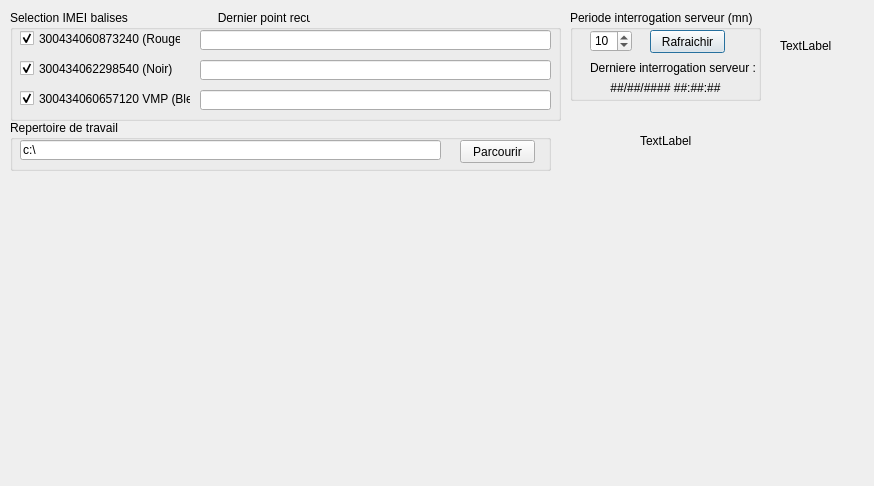
<?xml version="1.0" encoding="UTF-8"?>
<ui version="4.0">
 <class>Dialog</class>
 <widget class="QDialog" name="Dialog">
  <property name="geometry">
   <rect>
    <x>0</x>
    <y>0</y>
    <width>874</width>
    <height>486</height>
   </rect>
  </property>
  <property name="windowTitle">
   <string>Decodage balises IRIDIUM NOVATECH</string>
  </property>
  <widget class="QGroupBox" name="groupBox">
   <property name="geometry">
    <rect>
     <x>10</x>
     <y>10</y>
     <width>551</width>
     <height>111</height>
    </rect>
   </property>
   <property name="title">
    <string>Selection IMEI balises                           Dernier point recu</string>
   </property>
   <widget class="QCheckBox" name="checkBox_300434060873240">
    <property name="geometry">
     <rect>
      <x>10</x>
      <y>20</y>
      <width>161</width>
      <height>17</height>
     </rect>
    </property>
    <property name="text">
     <string>300434060873240 (Rouge)</string>
    </property>
    <property name="checked">
     <bool>true</bool>
    </property>
   </widget>
   <widget class="QCheckBox" name="checkBox_300434062298540">
    <property name="geometry">
     <rect>
      <x>10</x>
      <y>50</y>
      <width>171</width>
      <height>17</height>
     </rect>
    </property>
    <property name="text">
     <string>300434062298540 (Noir)</string>
    </property>
    <property name="checked">
     <bool>true</bool>
    </property>
   </widget>
   <widget class="QCheckBox" name="checkBox_VMP">
    <property name="geometry">
     <rect>
      <x>10</x>
      <y>80</y>
      <width>171</width>
      <height>17</height>
     </rect>
    </property>
    <property name="text">
     <string>300434060657120 VMP (Bleu)</string>
    </property>
    <property name="checked">
     <bool>true</bool>
    </property>
   </widget>
   <widget class="QLineEdit" name="lineEdit_300434060873240">
    <property name="geometry">
     <rect>
      <x>190</x>
      <y>20</y>
      <width>351</width>
      <height>20</height>
     </rect>
    </property>
   </widget>
   <widget class="QLineEdit" name="lineEdit_300434062298540">
    <property name="geometry">
     <rect>
      <x>190</x>
      <y>50</y>
      <width>351</width>
      <height>20</height>
     </rect>
    </property>
   </widget>
   <widget class="QLineEdit" name="lineEdit_VMP">
    <property name="geometry">
     <rect>
      <x>190</x>
      <y>80</y>
      <width>351</width>
      <height>20</height>
     </rect>
    </property>
   </widget>
  </widget>
  <widget class="QwtPlot" name="qwtPlot">
   <property name="geometry">
    <rect>
     <x>10</x>
     <y>180</y>
     <width>851</width>
     <height>291</height>
    </rect>
   </property>
  </widget>
  <widget class="QGroupBox" name="groupBox_2">
   <property name="geometry">
    <rect>
     <x>570</x>
     <y>10</y>
     <width>191</width>
     <height>91</height>
    </rect>
   </property>
   <property name="title">
    <string>Periode interrogation serveur (mn)</string>
   </property>
   <widget class="QSpinBox" name="spinBox">
    <property name="geometry">
     <rect>
      <x>20</x>
      <y>20</y>
      <width>42</width>
      <height>22</height>
     </rect>
    </property>
    <property name="value">
     <number>10</number>
    </property>
   </widget>
   <widget class="QLabel" name="label">
    <property name="geometry">
     <rect>
      <x>20</x>
      <y>50</y>
      <width>181</width>
      <height>16</height>
     </rect>
    </property>
    <property name="text">
     <string>Derniere interrogation serveur :</string>
    </property>
   </widget>
   <widget class="QLabel" name="label_Date_MAJ_Serveur">
    <property name="geometry">
     <rect>
      <x>20</x>
      <y>70</y>
      <width>151</width>
      <height>16</height>
     </rect>
    </property>
    <property name="text">
     <string>##/##/#### ##:##:##</string>
    </property>
    <property name="alignment">
     <set>Qt::AlignCenter</set>
    </property>
   </widget>
   <widget class="QPushButton" name="pushButton_Rafraichir">
    <property name="geometry">
     <rect>
      <x>80</x>
      <y>20</y>
      <width>75</width>
      <height>23</height>
     </rect>
    </property>
    <property name="text">
     <string>Rafraichir</string>
    </property>
   </widget>
  </widget>
  <widget class="QLabel" name="label_logo_ifremer">
   <property name="geometry">
    <rect>
     <x>640</x>
     <y>110</y>
     <width>221</width>
     <height>61</height>
    </rect>
   </property>
   <property name="text">
    <string>TextLabel</string>
   </property>
  </widget>
  <widget class="QLabel" name="label_logo_lops">
   <property name="geometry">
    <rect>
     <x>780</x>
     <y>10</y>
     <width>91</width>
     <height>71</height>
    </rect>
   </property>
   <property name="text">
    <string>TextLabel</string>
   </property>
  </widget>
  <widget class="QGroupBox" name="groupBox_3">
   <property name="geometry">
    <rect>
     <x>10</x>
     <y>120</y>
     <width>541</width>
     <height>51</height>
    </rect>
   </property>
   <property name="title">
    <string>Repertoire de travail</string>
   </property>
   <widget class="QLineEdit" name="lineEdit_Rpertoire_Travail">
    <property name="geometry">
     <rect>
      <x>10</x>
      <y>20</y>
      <width>421</width>
      <height>20</height>
     </rect>
    </property>
    <property name="text">
     <string>c:\</string>
    </property>
   </widget>
   <widget class="QPushButton" name="pushButton_Parcourir">
    <property name="geometry">
     <rect>
      <x>450</x>
      <y>20</y>
      <width>75</width>
      <height>23</height>
     </rect>
    </property>
    <property name="text">
     <string>Parcourir</string>
    </property>
   </widget>
  </widget>
 </widget>
 <customwidgets>
  <customwidget>
   <class>QwtPlot</class>
   <extends>QFrame</extends>
   <header>qwt_plot.h</header>
  </customwidget>
 </customwidgets>
 <resources/>
 <connections>
  <connection>
   <sender>pushButton_Rafraichir</sender>
   <signal>clicked()</signal>
   <receiver>Dialog</receiver>
   <slot>on_pushbutton_Rafraichir_Clicked()</slot>
   <hints>
    <hint type="sourcelabel">
     <x>606</x>
     <y>45</y>
    </hint>
    <hint type="destinationlabel">
     <x>670</x>
     <y>168</y>
    </hint>
   </hints>
  </connection>
  <connection>
   <sender>checkBox_300434060873240</sender>
   <signal>clicked()</signal>
   <receiver>Dialog</receiver>
   <slot>on_checkbox_Clicked()</slot>
   <hints>
    <hint type="sourcelabel">
     <x>44</x>
     <y>39</y>
    </hint>
    <hint type="destinationlabel">
     <x>18</x>
     <y>138</y>
    </hint>
   </hints>
  </connection>
  <connection>
   <sender>checkBox_300434062298540</sender>
   <signal>clicked()</signal>
   <receiver>Dialog</receiver>
   <slot>on_checkbox_Clicked()</slot>
   <hints>
    <hint type="sourcelabel">
     <x>92</x>
     <y>72</y>
    </hint>
    <hint type="destinationlabel">
     <x>41</x>
     <y>150</y>
    </hint>
   </hints>
  </connection>
  <connection>
   <sender>checkBox_VMP</sender>
   <signal>clicked()</signal>
   <receiver>Dialog</receiver>
   <slot>on_checkbox_Clicked()</slot>
   <hints>
    <hint type="sourcelabel">
     <x>76</x>
     <y>106</y>
    </hint>
    <hint type="destinationlabel">
     <x>119</x>
     <y>133</y>
    </hint>
   </hints>
  </connection>
  <connection>
   <sender>pushButton_Parcourir</sender>
   <signal>clicked()</signal>
   <receiver>Dialog</receiver>
   <slot>on_pushbutton_Parcourir_Clicked()</slot>
   <hints>
    <hint type="sourcelabel">
     <x>511</x>
     <y>156</y>
    </hint>
    <hint type="destinationlabel">
     <x>522</x>
     <y>172</y>
    </hint>
   </hints>
  </connection>
 </connections>
 <slots>
  <slot>on_pushbutton_Rafraichir_Clicked()</slot>
  <slot>on_checkbox_Clicked()</slot>
  <slot>on_pushbutton_Parcourir_Clicked()</slot>
 </slots>
</ui>
